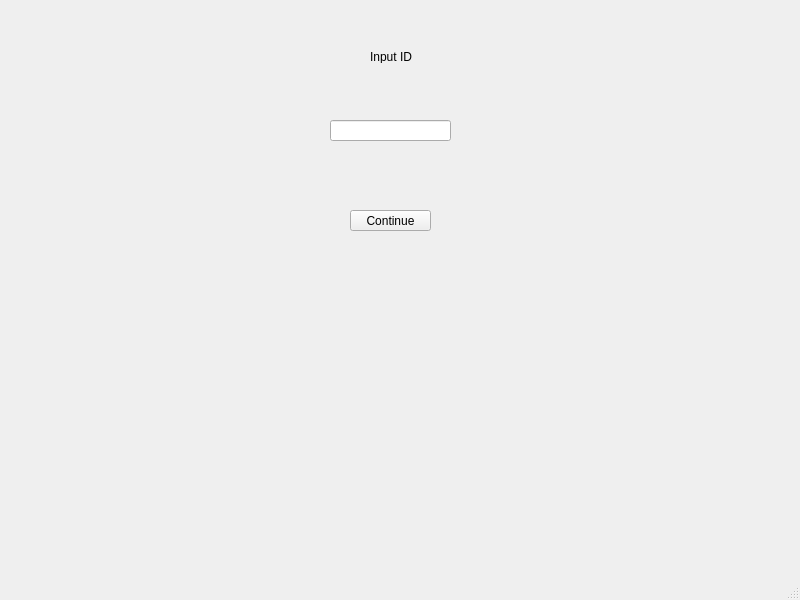
<?xml version="1.0" encoding="UTF-8"?>
<ui version="4.0">
 <class>MainWindow</class>
 <widget class="QMainWindow" name="MainWindow">
  <property name="geometry">
   <rect>
    <x>0</x>
    <y>0</y>
    <width>800</width>
    <height>600</height>
   </rect>
  </property>
  <property name="windowTitle">
   <string>MainWindow</string>
  </property>
  <widget class="QWidget" name="centralwidget">
   <widget class="QLabel" name="label">
    <property name="geometry">
     <rect>
      <x>370</x>
      <y>50</y>
      <width>47</width>
      <height>13</height>
     </rect>
    </property>
    <property name="text">
     <string>Input ID</string>
    </property>
   </widget>
   <widget class="QPushButton" name="pushButton">
    <property name="geometry">
     <rect>
      <x>350</x>
      <y>210</y>
      <width>81</width>
      <height>21</height>
     </rect>
    </property>
    <property name="text">
     <string>Continue</string>
    </property>
   </widget>
   <widget class="QLineEdit" name="lineEdit">
    <property name="geometry">
     <rect>
      <x>330</x>
      <y>120</y>
      <width>121</width>
      <height>21</height>
     </rect>
    </property>
   </widget>
  </widget>
  <widget class="QMenuBar" name="menubar">
   <property name="geometry">
    <rect>
     <x>0</x>
     <y>0</y>
     <width>800</width>
     <height>20</height>
    </rect>
   </property>
  </widget>
  <widget class="QStatusBar" name="statusbar"/>
 </widget>
 <resources/>
 <connections/>
</ui>
